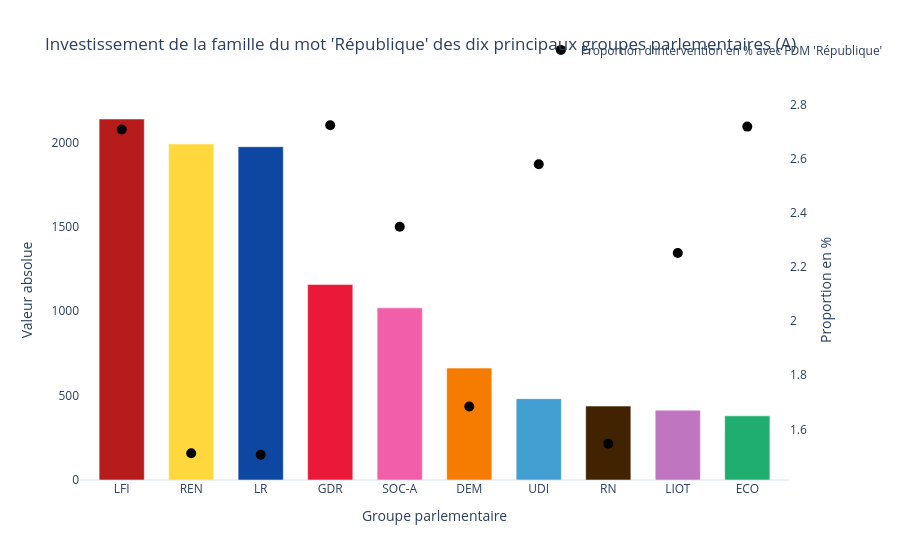

The notebook cell this image was saved under:
### Code cell
# Graphique avec couleurs spécifiques par parti

# Agréger les données par parti
colonne_condition = "repu_match_valide"
colonne_groupe = "groupe_députés_affiliation"

df_groupes = (
    df.groupby(colonne_groupe)[colonne_condition]
    .agg(
        total_mentions="count",
        true_mentions=lambda x: (x == True).sum()
    )
    .reset_index()
)

df_groupes["proportion_true"] = df_groupes["true_mentions"] / df_groupes["total_mentions"] * 100

# Si certains partis ne sont pas dans ton dictionnaire, leur attribuer "Autres"
df_groupes["couleur"] = df_groupes[colonne_groupe].map(couleurs_groupes).fillna(couleurs_groupes["Autres"])

# Trier les groupes par volume
df_groupes = df_groupes.sort_values("true_mentions", ascending=False).head(10).reset_index(drop=True)

# Créer la figure
fig = go.Figure()

# Barres : volume total (couleur spécifique par parti)
for _, row in df_groupes.iterrows():
    fig.add_trace(go.Bar(
        x=[row[colonne_groupe]],
        y=[row["true_mentions"]],
        name=row[colonne_groupe],
        marker_color=row["couleur"],
        yaxis="y1",
        showlegend=False  # On affiche la légende séparément si besoin
    ))

# Points : proportion
fig.add_trace(go.Scatter(
    x=df_groupes[colonne_groupe],
    y=df_groupes["proportion_true"],
    name="Proportion d'intervention en % avec FDM 'République'",
    mode="markers",
    marker=dict(color="black", size=10, symbol="circle"),
    yaxis="y2"
))

# Mise en page
fig.update_layout(
    title="Investissement de la famille du mot 'République' des dix principaux groupes parlementaires (A)",
    xaxis=dict(title="Groupe parlementaire"),
    yaxis=dict(title="Valeur absolue", showgrid=False),
    yaxis2=dict(
        title="Proportion en %",
        showgrid=False, 
        overlaying="y",
        side="right",
    ),
    legend=dict(x=0.65, y=1.17, bgcolor="rgba(255,255,255,0.7)"),
    template="plotly_white",
    bargap=0.35
)

fig.show()

### Figure 1 — Plotly figure (JSON) as saved in the notebook; plotly's stock layout.template omitted (floating-point values rounded to 4 significant figures)
{"data": [{"marker": {"color": "#B71C1C"}, "name": "LFI", "showlegend": false, "type": "bar", "x": ["LFI"], "y": [2139], "yaxis": "y"}, {"marker": {"color": "#FFD83E"}, "name": "REN", "showlegend": false, "type": "bar", "x": ["REN"], "y": [1991], "yaxis": "y"}, {"marker": {"color": "#0D47A1"}, "name": "LR", "showlegend": false, "type": "bar", "x": ["LR"], "y": [1975], "yaxis": "y"}, {"marker": {"color": "#ea193a"}, "name": "GDR", "showlegend": false, "type": "bar", "x": ["GDR"], "y": [1159], "yaxis": "y"}, {"marker": {"color": "#F05FA8"}, "name": "SOC-A", "showlegend": false, "type": "bar", "x": ["SOC-A"], "y": [1020], "yaxis": "y"}, {"marker": {"color": "#F57C00"}, "name": "DEM", "showlegend": false, "type": "bar", "x": ["DEM"], "y": [663], "yaxis": "y"}, {"marker": {"color": "#439FD1"}, "name": "UDI", "showlegend": false, "type": "bar", "x": ["UDI"], "y": [482], "yaxis": "y"}, {"marker": {"color": "#412302"}, "name": "RN", "showlegend": false, "type": "bar", "x": ["RN"], "y": [438], "yaxis": "y"}, {"marker": {"color": "#C075C0"}, "name": "LIOT", "showlegend": false, "type": "bar", "x": ["LIOT"], "y": [414], "yaxis": "y"}, {"marker": {"color": "#1FAE70"}, "name": "ECO", "showlegend": false, "type": "bar", "x": ["ECO"], "y": [380], "yaxis": "y"}, {"marker": {"color": "black", "size": 10, "symbol": "circle"}, "mode": "markers", "name": "Proportion d'intervention en % avec FDM 'République'", "type": "scatter", "x": ["LFI", "REN", "LR", "GDR", "SOC-A", "DEM", "UDI", "RN", "LIOT", "ECO"], "y": [2.708, 1.512, 1.506, 2.724, 2.349, 1.684, 2.58, 1.547, 2.252, 2.719], "yaxis": "y2"}], "layout": {"bargap": 0.35, "legend": {"bgcolor": "rgba(255,255,255,0.7)", "x": 0.65, "y": 1.17}, "title": {"text": "Investissement de la famille du mot 'République' des dix principaux groupes parlementaires (A)"}, "xaxis": {"title": {"text": "Groupe parlementaire"}}, "yaxis": {"showgrid": false, "title": {"text": "Valeur absolue"}}, "yaxis2": {"overlaying": "y", "showgrid": false, "side": "right", "title": {"text": "Proportion en %"}}}}
